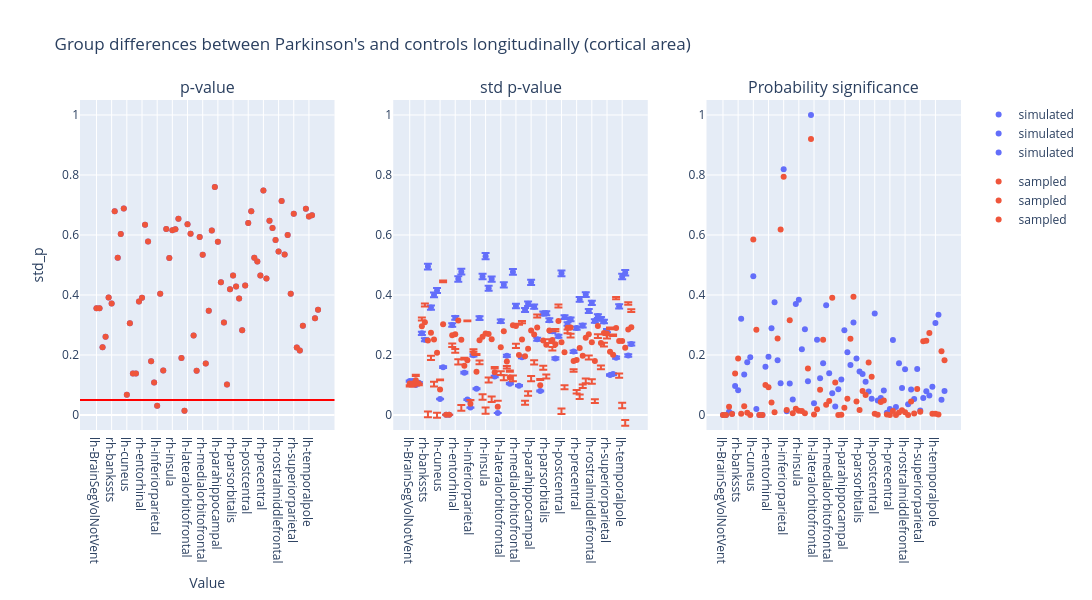

Notebook source saved alongside this figure:
### Code cell
plot_dumbbell(
    ancova_longitudinal_area,
    "Group differences between Parkinson's and controls longitudinally (cortical area)",
    "group",
)

### Figure 1 — Plotly figure (JSON) as saved in the notebook; plotly's stock layout.template omitted (floating-point values rounded to 4 significant figures)
{"data": [{"hovertemplate": "group=simulated<br>region=%{x}<br>p_value=%{y}<extra></extra>", "legendgroup": "simulated", "marker": {"color": "#636efa", "symbol": "circle"}, "mode": "markers", "name": "simulated", "orientation": "v", "showlegend": true, "type": "scatter", "x": ["lh-BrainSegVolNotVent", "rh-BrainSegVolNotVent", "lh-WhiteSurfArea", "rh-WhiteSurfArea", "lh-bankssts", "rh-bankssts", "lh-caudalanteriorcingulate", "rh-caudalanteriorcingulate", "lh-caudalmiddlefrontal", "rh-caudalmiddlefrontal", "lh-cuneus", "rh-cuneus", "lh-eTIV", "rh-eTIV", "lh-entorhinal", "rh-entorhinal", "lh-frontalpole", "rh-frontalpole", "lh-fusiform", "rh-fusiform", "lh-inferiorparietal", "rh-inferiorparietal", "lh-inferiortemporal", "rh-inferiortemporal", "lh-insula", "rh-insula", "lh-isthmuscingulate", "rh-isthmuscingulate", "lh-lateraloccipital", "rh-lateraloccipital", "lh-lateralorbitofrontal", "rh-lateralorbitofrontal", "lh-lingual", "rh-lingual", "lh-medialorbitofrontal", "rh-medialorbitofrontal", "lh-middletemporal", "rh-middletemporal", "lh-paracentral", "rh-paracentral", "lh-parahippocampal", "rh-parahippocampal", "lh-parsopercularis", "rh-parsopercularis", "lh-parsorbitalis", "rh-parsorbitalis", "lh-parstriangularis", "rh-parstriangularis", "lh-pericalcarine", "rh-pericalcarine", "lh-postcentral", "rh-postcentral", "lh-posteriorcingulate", "rh-posteriorcingulate", "lh-precentral", "rh-precentral", "lh-precuneus", "rh-precuneus", "lh-rostralanteriorcingulate", "rh-rostralanteriorcingulate", "lh-rostralmiddlefrontal", "rh-rostralmiddlefrontal", "lh-superiorfrontal", "rh-superiorfrontal", "lh-superiorparietal", "rh-superiorparietal", "lh-superiortemporal", "rh-superiortemporal", "lh-supramarginal", "rh-supramarginal", "lh-temporalpole", "rh-temporalpole", "lh-transversetemporal", "rh-transversetemporal"], "xaxis": "x", "y": [0.3562, 0.3562, 0.2256, 0.2607, 0.3916, 0.3716, 0.6792, 0.5246, 0.6033, 0.6883, 0.06777, 0.3062, 0.1379, 0.1379, 0.3785, 0.3904, 0.6344, 0.5784, 0.1794, 0.1087, 0.03057, 0.4038, 0.148, 0.62, 0.5236, 0.6155, 0.6188, 0.6545, 0.1899, 0.01384, 0.636, 0.6041, 0.2649, 0.1472, 0.5936, 0.5338, 0.1718, 0.3472, 0.6151, 0.7603, 0.5777, 0.4428, 0.3083, 0.1019, 0.4192, 0.4649, 0.428, 0.388, 0.2827, 0.4317, 0.6401, 0.6794, 0.5241, 0.5115, 0.4647, 0.7481, 0.4547, 0.6479, 0.6234, 0.5832, 0.5447, 0.7136, 0.5349, 0.6, 0.4042, 0.6712, 0.2253, 0.2151, 0.2975, 0.6871, 0.6617, 0.6656, 0.3227, 0.3511], "yaxis": "y"}, {"hovertemplate": "group=sampled<br>region=%{x}<br>p_value=%{y}<extra></extra>", "legendgroup": "sampled", "marker": {"color": "#EF553B", "symbol": "circle"}, "mode": "markers", "name": "sampled", "orientation": "v", "showlegend": true, "type": "scatter", "x": ["lh-BrainSegVolNotVent", "rh-BrainSegVolNotVent", "lh-WhiteSurfArea", "rh-WhiteSurfArea", "lh-bankssts", "rh-bankssts", "lh-caudalanteriorcingulate", "rh-caudalanteriorcingulate", "lh-caudalmiddlefrontal", "rh-caudalmiddlefrontal", "lh-cuneus", "rh-cuneus", "lh-eTIV", "rh-eTIV", "lh-entorhinal", "rh-entorhinal", "lh-frontalpole", "rh-frontalpole", "lh-fusiform", "rh-fusiform", "lh-inferiorparietal", "rh-inferiorparietal", "lh-inferiortemporal", "rh-inferiortemporal", "lh-insula", "rh-insula", "lh-isthmuscingulate", "rh-isthmuscingulate", "lh-lateraloccipital", "rh-lateraloccipital", "lh-lateralorbitofrontal", "rh-lateralorbitofrontal", "lh-lingual", "rh-lingual", "lh-medialorbitofrontal", "rh-medialorbitofrontal", "lh-middletemporal", "rh-middletemporal", "lh-paracentral", "rh-paracentral", "lh-parahippocampal", "rh-parahippocampal", "lh-parsopercularis", "rh-parsopercularis", "lh-parsorbitalis", "rh-parsorbitalis", "lh-parstriangularis", "rh-parstriangularis", "lh-pericalcarine", "rh-pericalcarine", "lh-postcentral", "rh-postcentral", "lh-posteriorcingulate", "rh-posteriorcingulate", "lh-precentral", "rh-precentral", "lh-precuneus", "rh-precuneus", "lh-rostralanteriorcingulate", "rh-rostralanteriorcingulate", "lh-rostralmiddlefrontal", "rh-rostralmiddlefrontal", "lh-superiorfrontal", "rh-superiorfrontal", "lh-superiorparietal", "rh-superiorparietal", "lh-superiortemporal", "rh-superiortemporal", "lh-supramarginal", "rh-supramarginal", "lh-temporalpole", "rh-temporalpole", "lh-transversetemporal", "rh-transversetemporal"], "xaxis": "x", "y": [0.3562, 0.3562, 0.2256, 0.2607, 0.3916, 0.3716, 0.6792, 0.5246, 0.6033, 0.6883, 0.06777, 0.3062, 0.1379, 0.1379, 0.3785, 0.3904, 0.6344, 0.5784, 0.1794, 0.1087, 0.03057, 0.4038, 0.148, 0.62, 0.5236, 0.6155, 0.6188, 0.6545, 0.1899, 0.01384, 0.636, 0.6041, 0.2649, 0.1472, 0.5936, 0.5338, 0.1718, 0.3472, 0.6151, 0.7603, 0.5777, 0.4428, 0.3083, 0.1019, 0.4192, 0.4649, 0.428, 0.388, 0.2827, 0.4317, 0.6401, 0.6794, 0.5241, 0.5115, 0.4647, 0.7481, 0.4547, 0.6479, 0.6234, 0.5832, 0.5447, 0.7136, 0.5349, 0.6, 0.4042, 0.6712, 0.2253, 0.2151, 0.2975, 0.6871, 0.6617, 0.6656, 0.3227, 0.3511], "yaxis": "y"}, {"error_y": {"array": [0.002201, 0.002201, 0.001946, 0.002102, 0.005303, 0.004888, 0.009638, 0.006971, 0.007793, 0.008085, 0.001041, 0.003106, 2.241e-05, 2.241e-05, 0.00584, 0.006311, 0.008827, 0.009305, 0.00275, 0.0009984, 0.0004833, 0.003871, 0.001699, 0.006294, 0.008993, 0.01031, 0.008233, 0.008827, 0.002494, 0.0001314, 0.006086, 0.008453, 0.003843, 0.002034, 0.009289, 0.007079, 0.001907, 0.003754, 0.006817, 0.00722, 0.008613, 0.007033, 0.004925, 0.001557, 0.006587, 0.006609, 0.006157, 0.005431, 0.003674, 0.005113, 0.009194, 0.006353, 0.005909, 0.00621, 0.004115, 0.005641, 0.007506, 0.005804, 0.007822, 0.006753, 0.007281, 0.006102, 0.006422, 0.006246, 0.006071, 0.005473, 0.002601, 0.002656, 0.00372, 0.007055, 0.008991, 0.009235, 0.003863, 0.004611], "arrayminus": [0.002245, 0.002245, 0.001986, 0.002144, 0.005411, 0.004987, 0.009833, 0.007112, 0.007951, 0.008248, 0.001062, 0.003168, 2.287e-05, 2.287e-05, 0.005958, 0.006439, 0.009006, 0.009493, 0.002806, 0.001019, 0.0004931, 0.003949, 0.001733, 0.006421, 0.009175, 0.01052, 0.008399, 0.009006, 0.002545, 0.000134, 0.006209, 0.008624, 0.00392, 0.002075, 0.009477, 0.007222, 0.001945, 0.00383, 0.006955, 0.007366, 0.008787, 0.007175, 0.005025, 0.001588, 0.00672, 0.006743, 0.006281, 0.005541, 0.003748, 0.005216, 0.009381, 0.006482, 0.006028, 0.006336, 0.004198, 0.005756, 0.007658, 0.005921, 0.007981, 0.006889, 0.007428, 0.006225, 0.006552, 0.006373, 0.006194, 0.005584, 0.002654, 0.00271, 0.003795, 0.007198, 0.009173, 0.009422, 0.003942, 0.004705]}, "hovertemplate": "group=simulated<br>region=%{x}<br>std_p=%{y}<extra></extra>", "legendgroup": "simulated", "marker": {"color": "#636efa", "symbol": "circle"}, "mode": "markers", "name": "simulated", "orientation": "v", "showlegend": true, "type": "scatter", "x": ["lh-BrainSegVolNotVent", "rh-BrainSegVolNotVent", "lh-WhiteSurfArea", "rh-WhiteSurfArea", "lh-bankssts", "rh-bankssts", "lh-caudalanteriorcingulate", "rh-caudalanteriorcingulate", "lh-caudalmiddlefrontal", "rh-caudalmiddlefrontal", "lh-cuneus", "rh-cuneus", "lh-eTIV", "rh-eTIV", "lh-entorhinal", "rh-entorhinal", "lh-frontalpole", "rh-frontalpole", "lh-fusiform", "rh-fusiform", "lh-inferiorparietal", "rh-inferiorparietal", "lh-inferiortemporal", "rh-inferiortemporal", "lh-insula", "rh-insula", "lh-isthmuscingulate", "rh-isthmuscingulate", "lh-lateraloccipital", "rh-lateraloccipital", "lh-lateralorbitofrontal", "rh-lateralorbitofrontal", "lh-lingual", "rh-lingual", "lh-medialorbitofrontal", "rh-medialorbitofrontal", "lh-middletemporal", "rh-middletemporal", "lh-paracentral", "rh-paracentral", "lh-parahippocampal", "rh-parahippocampal", "lh-parsopercularis", "rh-parsopercularis", "lh-parsorbitalis", "rh-parsorbitalis", "lh-parstriangularis", "rh-parstriangularis", "lh-pericalcarine", "rh-pericalcarine", "lh-postcentral", "rh-postcentral", "lh-posteriorcingulate", "rh-posteriorcingulate", "lh-precentral", "rh-precentral", "lh-precuneus", "rh-precuneus", "lh-rostralanteriorcingulate", "rh-rostralanteriorcingulate", "lh-rostralmiddlefrontal", "rh-rostralmiddlefrontal", "lh-superiorfrontal", "rh-superiorfrontal", "lh-superiorparietal", "rh-superiorparietal", "lh-superiortemporal", "rh-superiortemporal", "lh-supramarginal", "rh-supramarginal", "lh-temporalpole", "rh-temporalpole", "lh-transversetemporal", "rh-transversetemporal"], "xaxis": "x2", "y": [0.113, 0.113, 0.09994, 0.1079, 0.2723, 0.251, 0.4949, 0.358, 0.4002, 0.4151, 0.05347, 0.1595, 0.001151, 0.001151, 0.2999, 0.3241, 0.4533, 0.4778, 0.1412, 0.05126, 0.02482, 0.1988, 0.08724, 0.3232, 0.4618, 0.5293, 0.4227, 0.4533, 0.1281, 0.006745, 0.3125, 0.434, 0.1973, 0.1044, 0.477, 0.3635, 0.0979, 0.1927, 0.35, 0.3707, 0.4423, 0.3611, 0.2529, 0.07994, 0.3382, 0.3394, 0.3161, 0.2789, 0.1886, 0.2625, 0.4721, 0.3262, 0.3034, 0.3189, 0.2113, 0.2897, 0.3854, 0.298, 0.4017, 0.3467, 0.3739, 0.3133, 0.3297, 0.3207, 0.3117, 0.281, 0.1335, 0.1364, 0.191, 0.3623, 0.4617, 0.4742, 0.1984, 0.2368], "yaxis": "y2"}, {"error_y": {"array": [-0.00567, -0.00567, 0.01796, -0.0009964, 0.0292, 0.06285, -0.2367, -0.07688, -0.1408, -0.1997, 0.03279, 0.1461, 1.619e-05, 1.619e-05, -0.0278, -0.04877, -0.1292, -0.2177, 0.02598, 0.1323, 0.0128, 0.01204, 0.05894, -0.06769, -0.1917, -0.2469, -0.1446, -0.1915, 0.01719, 0.02062, -0.08019, -0.1464, -0.01522, 0.02278, -0.1682, -0.05949, 0.1042, 0.06237, -0.1477, -0.1423, -0.1518, -0.08595, 0.0435, 0.02081, -0.08366, -0.09889, -0.02865, -0.02357, 0.05086, 0.05556, -0.2206, -0.1104, -0.006433, -0.02105, -0.02734, -0.1003, -0.1546, -0.09509, -0.1361, -0.07077, -0.1238, -0.1276, -0.02703, -0.07455, -0.03244, -0.004548, 0.08015, 0.06731, 0.103, -0.1086, -0.206, -0.241, 0.0906, 0.06008], "arrayminus": [0.01012, 0.01012, -0.01403, 0.005242, -0.01849, -0.05298, 0.2562, 0.09097, 0.1566, 0.2161, -0.03069, -0.1398, 2.909e-05, 2.909e-05, 0.03959, 0.06152, 0.147, 0.2365, -0.02043, -0.1303, -0.01183, -0.004221, -0.05551, 0.0804, 0.2099, 0.2678, 0.1613, 0.2094, -0.01215, -0.02035, 0.09249, 0.1634, 0.02298, -0.01867, 0.1869, 0.07379, -0.1003, -0.05479, 0.1615, 0.1569, 0.1692, 0.1002, -0.03355, -0.01766, 0.09697, 0.1122, 0.04109, 0.03454, -0.04344, -0.04524, 0.2391, 0.1232, 0.01837, 0.0336, 0.03565, 0.1117, 0.1698, 0.1068, 0.1519, 0.08441, 0.1385, 0.1399, 0.04, 0.08717, 0.04471, 0.0156, -0.0749, -0.06194, -0.09552, 0.1228, 0.2242, 0.2596, -0.08279, -0.05077]}, "hovertemplate": "group=sampled<br>region=%{x}<br>std_p=%{y}<extra></extra>", "legendgroup": "sampled", "marker": {"color": "#EF553B", "symbol": "circle"}, "mode": "markers", "name": "sampled", "orientation": "v", "showlegend": true, "type": "scatter", "x": ["lh-BrainSegVolNotVent", "rh-BrainSegVolNotVent", "lh-WhiteSurfArea", "rh-WhiteSurfArea", "lh-bankssts", "rh-bankssts", "lh-caudalanteriorcingulate", "rh-caudalanteriorcingulate", "lh-caudalmiddlefrontal", "rh-caudalmiddlefrontal", "lh-cuneus", "rh-cuneus", "lh-eTIV", "rh-eTIV", "lh-entorhinal", "rh-entorhinal", "lh-frontalpole", "rh-frontalpole", "lh-fusiform", "rh-fusiform", "lh-inferiorparietal", "rh-inferiorparietal", "lh-inferiortemporal", "rh-inferiortemporal", "lh-insula", "rh-insula", "lh-isthmuscingulate", "rh-isthmuscingulate", "lh-lateraloccipital", "rh-lateraloccipital", "lh-lateralorbitofrontal", "rh-lateralorbitofrontal", "lh-lingual", "rh-lingual", "lh-medialorbitofrontal", "rh-medialorbitofrontal", "lh-middletemporal", "rh-middletemporal", "lh-paracentral", "rh-paracentral", "lh-parahippocampal", "rh-parahippocampal", "lh-parsopercularis", "rh-parsopercularis", "lh-parsorbitalis", "rh-parsorbitalis", "lh-parstriangularis", "rh-parstriangularis", "lh-pericalcarine", "rh-pericalcarine", "lh-postcentral", "rh-postcentral", "lh-posteriorcingulate", "rh-posteriorcingulate", "lh-precentral", "rh-precentral", "lh-precuneus", "rh-precuneus", "lh-rostralanteriorcingulate", "rh-rostralanteriorcingulate", "lh-rostralmiddlefrontal", "rh-rostralmiddlefrontal", "lh-superiorfrontal", "rh-superiorfrontal", "lh-superiorparietal", "rh-superiorparietal", "lh-superiortemporal", "rh-superiortemporal", "lh-supramarginal", "rh-supramarginal", "lh-temporalpole", "rh-temporalpole", "lh-transversetemporal", "rh-transversetemporal"], "xaxis": "x2", "y": [0.1051, 0.1051, 0.116, 0.1048, 0.2962, 0.309, 0.2485, 0.2741, 0.2516, 0.2073, 0.08522, 0.3025, 0.001145, 0.001145, 0.2662, 0.269, 0.3152, 0.2507, 0.1644, 0.1826, 0.03714, 0.2069, 0.1445, 0.2492, 0.2611, 0.272, 0.2699, 0.2529, 0.1428, 0.02723, 0.2262, 0.2792, 0.1782, 0.1252, 0.2995, 0.2969, 0.2001, 0.2514, 0.1955, 0.2212, 0.2818, 0.2681, 0.2915, 0.09919, 0.248, 0.2339, 0.2813, 0.2499, 0.2358, 0.313, 0.2424, 0.2095, 0.2911, 0.2916, 0.1798, 0.1837, 0.2233, 0.1971, 0.2577, 0.2692, 0.2428, 0.1797, 0.2963, 0.2399, 0.2732, 0.271, 0.2111, 0.201, 0.2903, 0.2466, 0.2467, 0.224, 0.2851, 0.2923], "yaxis": "y2"}, {"hovertemplate": "group=simulated<br>region=%{x}<br>psig=%{y}<extra></extra>", "legendgroup": "simulated", "marker": {"color": "#636efa", "symbol": "circle"}, "mode": "markers", "name": "simulated", "orientation": "v", "showlegend": true, "type": "scatter", "x": ["lh-BrainSegVolNotVent", "rh-BrainSegVolNotVent", "lh-WhiteSurfArea", "rh-WhiteSurfArea", "lh-bankssts", "rh-bankssts", "lh-caudalanteriorcingulate", "rh-caudalanteriorcingulate", "lh-caudalmiddlefrontal", "rh-caudalmiddlefrontal", "lh-cuneus", "rh-cuneus", "lh-eTIV", "rh-eTIV", "lh-entorhinal", "rh-entorhinal", "lh-frontalpole", "rh-frontalpole", "lh-fusiform", "rh-fusiform", "lh-inferiorparietal", "rh-inferiorparietal", "lh-inferiortemporal", "rh-inferiortemporal", "lh-insula", "rh-insula", "lh-isthmuscingulate", "rh-isthmuscingulate", "lh-lateraloccipital", "rh-lateraloccipital", "lh-lateralorbitofrontal", "rh-lateralorbitofrontal", "lh-lingual", "rh-lingual", "lh-medialorbitofrontal", "rh-medialorbitofrontal", "lh-middletemporal", "rh-middletemporal", "lh-paracentral", "rh-paracentral", "lh-parahippocampal", "rh-parahippocampal", "lh-parsopercularis", "rh-parsopercularis", "lh-parsorbitalis", "rh-parsorbitalis", "lh-parstriangularis", "rh-parstriangularis", "lh-pericalcarine", "rh-pericalcarine", "lh-postcentral", "rh-postcentral", "lh-posteriorcingulate", "rh-posteriorcingulate", "lh-precentral", "rh-precentral", "lh-precuneus", "rh-precuneus", "lh-rostralanteriorcingulate", "rh-rostralanteriorcingulate", "lh-rostralmiddlefrontal", "rh-rostralmiddlefrontal", "lh-superiorfrontal", "rh-superiorfrontal", "lh-superiorparietal", "rh-superiorparietal", "lh-superiortemporal", "rh-superiortemporal", "lh-supramarginal", "rh-supramarginal", "lh-temporalpole", "rh-temporalpole", "lh-transversetemporal", "rh-transversetemporal"], "xaxis": "x3", "y": [7.184e-05, 7.184e-05, 0.01073, 0.004328, 0.09682, 0.08231, 0.3208, 0.1352, 0.1759, 0.1928, 0.4625, 0.02008, 0.0, 0.0, 0.1605, 0.1943, 0.2889, 0.376, 0.1825, 0.1057, 0.819, 0.01246, 0.105, 0.05174, 0.3703, 0.3845, 0.2192, 0.2855, 0.1129, 0.9998, 0.03907, 0.2505, 0.1226, 0.1727, 0.3662, 0.1395, 0.07237, 0.02843, 0.08575, 0.1182, 0.2827, 0.2096, 0.1668, 0.3083, 0.1883, 0.1452, 0.1364, 0.1111, 0.07846, 0.05384, 0.3379, 0.04848, 0.05655, 0.08134, 0.0073, 0.02037, 0.25, 0.02644, 0.1726, 0.09015, 0.1522, 0.03605, 0.08514, 0.05301, 0.1529, 0.01525, 0.0568, 0.07913, 0.06482, 0.09407, 0.307, 0.3344, 0.05116, 0.08013], "yaxis": "y3"}, {"hovertemplate": "group=sampled<br>region=%{x}<br>psig=%{y}<extra></extra>", "legendgroup": "sampled", "marker": {"color": "#EF553B", "symbol": "circle"}, "mode": "markers", "name": "sampled", "orientation": "v", "showlegend": true, "type": "scatter", "x": ["lh-BrainSegVolNotVent", "rh-BrainSegVolNotVent", "lh-WhiteSurfArea", "rh-WhiteSurfArea", "lh-bankssts", "rh-bankssts", "lh-caudalanteriorcingulate", "rh-caudalanteriorcingulate", "lh-caudalmiddlefrontal", "rh-caudalmiddlefrontal", "lh-cuneus", "rh-cuneus", "lh-eTIV", "rh-eTIV", "lh-entorhinal", "rh-entorhinal", "lh-frontalpole", "rh-frontalpole", "lh-fusiform", "rh-fusiform", "lh-inferiorparietal", "rh-inferiorparietal", "lh-inferiortemporal", "rh-inferiortemporal", "lh-insula", "rh-insula", "lh-isthmuscingulate", "rh-isthmuscingulate", "lh-lateraloccipital", "rh-lateraloccipital", "lh-lateralorbitofrontal", "rh-lateralorbitofrontal", "lh-lingual", "rh-lingual", "lh-medialorbitofrontal", "rh-medialorbitofrontal", "lh-middletemporal", "rh-middletemporal", "lh-paracentral", "rh-paracentral", "lh-parahippocampal", "rh-parahippocampal", "lh-parsopercularis", "rh-parsopercularis", "lh-parsorbitalis", "rh-parsorbitalis", "lh-parstriangularis", "rh-parstriangularis", "lh-pericalcarine", "rh-pericalcarine", "lh-postcentral", "rh-postcentral", "lh-posteriorcingulate", "rh-posteriorcingulate", "lh-precentral", "rh-precentral", "lh-precuneus", "rh-precuneus", "lh-rostralanteriorcingulate", "rh-rostralanteriorcingulate", "lh-rostralmiddlefrontal", "rh-rostralmiddlefrontal", "lh-superiorfrontal", "rh-superiorfrontal", "lh-superiorparietal", "rh-superiorparietal", "lh-superiortemporal", "rh-superiortemporal", "lh-supramarginal", "rh-supramarginal", "lh-temporalpole", "rh-temporalpole", "lh-transversetemporal", "rh-transversetemporal"], "xaxis": "x3", "y": [1.913e-05, 1.913e-05, 0.02778, 0.003301, 0.138, 0.1881, 0.004416, 0.02911, 0.007481, 0.0003912, 0.5854, 0.2846, 0.0, 0.0, 0.09961, 0.09264, 0.04174, 0.008838, 0.2551, 0.6187, 0.7943, 0.01695, 0.3154, 0.006051, 0.02052, 0.01426, 0.01306, 0.00582, 0.1552, 0.9196, 0.001804, 0.01895, 0.08392, 0.2505, 0.0343, 0.04636, 0.3908, 0.1084, 0.0002803, 0.001094, 0.02396, 0.05413, 0.2541, 0.3939, 0.04467, 0.01707, 0.0803, 0.06684, 0.1749, 0.1274, 0.003959, 0.000476, 0.04373, 0.04867, 0.001321, 4.561e-05, 0.01368, 0.0002257, 0.008277, 0.016, 0.009033, 2.757e-05, 0.0454, 0.004737, 0.08706, 0.01094, 0.2461, 0.2474, 0.2731, 0.003972, 0.004319, 0.001322, 0.2126, 0.1825], "yaxis": "y3"}], "layout": {"annotations": [{"font": {"size": 16}, "showarrow": false, "text": "p-value", "x": 0.1444, "xanchor": "center", "xref": "paper", "y": 1, "yanchor": "bottom", "yref": "paper"}, {"font": {"size": 16}, "showarrow": false, "text": "std p-value", "x": 0.5, "xanchor": "center", "xref": "paper", "y": 1, "yanchor": "bottom", "yref": "paper"}, {"font": {"size": 16}, "showarrow": false, "text": "Probability significance", "x": 0.8556, "xanchor": "center", "xref": "paper", "y": 1, "yanchor": "bottom", "yref": "paper"}], "height": 600, "hovermode": "closest", "shapes": [{"line": {"color": "red", "width": 2}, "type": "line", "x0": 0, "x1": 1, "xref": "x domain", "y0": 0.05, "y1": 0.05, "yref": "y"}], "title": {"text": "Group differences between Parkinson's and controls longitudinally (cortical area)"}, "width": 1400, "xaxis": {"anchor": "y", "domain": [0, 0.2889], "title": {"text": "Value"}}, "xaxis2": {"anchor": "y2", "domain": [0.3556, 0.6444]}, "xaxis3": {"anchor": "y3", "domain": [0.7111, 1]}, "yaxis": {"anchor": "x", "domain": [0, 1], "range": [-0.05, 1.05], "title": {"text": "std_p"}}, "yaxis2": {"anchor": "x2", "domain": [0, 1], "range": [-0.05, 1.05]}, "yaxis3": {"anchor": "x3", "domain": [0, 1], "range": [-0.05, 1.05]}}}
